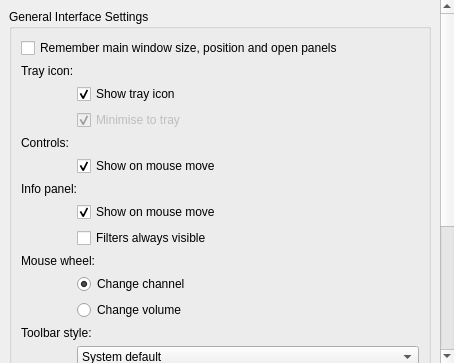
<?xml version="1.0" encoding="UTF-8"?>
<ui version="4.0">
 <class>SettingsUi</class>
 <widget class="QWidget" name="SettingsUi">
  <property name="geometry">
   <rect>
    <x>0</x>
    <y>0</y>
    <width>454</width>
    <height>363</height>
   </rect>
  </property>
  <property name="windowIcon">
   <iconset theme="preferences-desktop">
    <normaloff/>
   </iconset>
  </property>
  <layout class="QVBoxLayout" name="verticalLayout">
   <property name="margin">
    <number>0</number>
   </property>
   <item>
    <widget class="QScrollArea" name="scrollArea">
     <property name="frameShape">
      <enum>QFrame::NoFrame</enum>
     </property>
     <property name="widgetResizable">
      <bool>true</bool>
     </property>
     <widget class="QWidget" name="scrollAreaWidgetContents">
      <property name="geometry">
       <rect>
        <x>0</x>
        <y>-177</y>
        <width>437</width>
        <height>561</height>
       </rect>
      </property>
      <layout class="QVBoxLayout" name="verticalLayout_2">
       <item>
        <widget class="QGroupBox" name="groupGeneral">
         <property name="title">
          <string>General Interface Settings</string>
         </property>
         <layout class="QGridLayout" name="layoutMainGuiBox">
          <item row="5" column="0">
           <widget class="QLabel" name="spacer">
            <property name="minimumSize">
             <size>
              <width>50</width>
              <height>0</height>
             </size>
            </property>
            <property name="maximumSize">
             <size>
              <width>50</width>
              <height>16777215</height>
             </size>
            </property>
            <property name="text">
             <string/>
            </property>
           </widget>
          </item>
          <item row="8" column="1" colspan="2">
           <widget class="QCheckBox" name="checkOsd">
            <property name="text">
             <string>Show on mouse move</string>
            </property>
            <property name="checked">
             <bool>true</bool>
            </property>
           </widget>
          </item>
          <item row="13" column="0" colspan="3">
           <widget class="QLabel" name="labelMouseWheel">
            <property name="text">
             <string>Mouse wheel:</string>
            </property>
           </widget>
          </item>
          <item row="16" column="0" colspan="3">
           <widget class="QLabel" name="labelToolbarStyle">
            <property name="text">
             <string>Toolbar style:</string>
            </property>
           </widget>
          </item>
          <item row="6" column="1" colspan="2">
           <widget class="QCheckBox" name="checkTrayHide">
            <property name="enabled">
             <bool>false</bool>
            </property>
            <property name="text">
             <string>Minimise to tray</string>
            </property>
            <property name="checked">
             <bool>true</bool>
            </property>
           </widget>
          </item>
          <item row="14" column="1" colspan="2">
           <widget class="QRadioButton" name="radioWheelChannel">
            <property name="text">
             <string>Change channel</string>
            </property>
            <property name="checked">
             <bool>true</bool>
            </property>
           </widget>
          </item>
          <item row="15" column="1" colspan="2">
           <widget class="QRadioButton" name="radioWheelVolume">
            <property name="text">
             <string>Change volume</string>
            </property>
           </widget>
          </item>
          <item row="1" column="0" colspan="3">
           <widget class="QLabel" name="labelTray">
            <property name="text">
             <string>Tray icon:</string>
            </property>
           </widget>
          </item>
          <item row="9" column="0" colspan="3">
           <widget class="QLabel" name="labelInfo">
            <property name="text">
             <string>Info panel:</string>
            </property>
           </widget>
          </item>
          <item row="17" column="1" colspan="2">
           <widget class="QComboBox" name="comboToolbarLook">
            <property name="currentIndex">
             <number>4</number>
            </property>
            <item>
             <property name="text">
              <string>Icon only</string>
             </property>
            </item>
            <item>
             <property name="text">
              <string>Text only</string>
             </property>
            </item>
            <item>
             <property name="text">
              <string>Text beside icon</string>
             </property>
            </item>
            <item>
             <property name="text">
              <string>Text under icon</string>
             </property>
            </item>
            <item>
             <property name="text">
              <string>System default</string>
             </property>
            </item>
           </widget>
          </item>
          <item row="7" column="0" colspan="3">
           <widget class="QLabel" name="labelOsdControls">
            <property name="text">
             <string>Controls:</string>
            </property>
           </widget>
          </item>
          <item row="11" column="1" colspan="2">
           <widget class="QCheckBox" name="checkInfo">
            <property name="text">
             <string>Show on mouse move</string>
            </property>
            <property name="checked">
             <bool>true</bool>
            </property>
           </widget>
          </item>
          <item row="0" column="0" colspan="3">
           <widget class="QCheckBox" name="checkRememberSize">
            <property name="text">
             <string>Remember main window size, position and open panels</string>
            </property>
           </widget>
          </item>
          <item row="5" column="1" colspan="2">
           <widget class="QCheckBox" name="checkTray">
            <property name="text">
             <string>Show tray icon</string>
            </property>
            <property name="checked">
             <bool>true</bool>
            </property>
           </widget>
          </item>
          <item row="12" column="1" colspan="2">
           <widget class="QCheckBox" name="checkFilter">
            <property name="text">
             <string>Filters always visible</string>
            </property>
           </widget>
          </item>
         </layout>
        </widget>
       </item>
       <item>
        <widget class="QGroupBox" name="groupIcons">
         <property name="title">
          <string>Icon theme</string>
         </property>
         <layout class="QVBoxLayout" name="verticalLayout_3">
          <item>
           <widget class="QComboBox" name="comboIcons">
            <item>
             <property name="text">
              <string>Tano default</string>
             </property>
            </item>
            <item>
             <property name="text">
              <string>Desktop theme</string>
             </property>
            </item>
           </widget>
          </item>
          <item>
           <widget class="QLabel" name="label">
            <property name="text">
             <string>&lt;i&gt;This option requires restart.&lt;/i&gt;</string>
            </property>
           </widget>
          </item>
         </layout>
        </widget>
       </item>
       <item>
        <widget class="QGroupBox" name="startupGuiBox">
         <property name="title">
          <string>Default options for startup</string>
         </property>
         <layout class="QVBoxLayout" name="layoutStartupGuiBox">
          <item>
           <widget class="QCheckBox" name="checkLite">
            <property name="text">
             <string>Simple mode</string>
            </property>
           </widget>
          </item>
          <item>
           <widget class="QCheckBox" name="checkTop">
            <property name="text">
             <string>Always on top</string>
            </property>
           </widget>
          </item>
         </layout>
        </widget>
       </item>
       <item>
        <spacer name="verticalSpacer">
         <property name="orientation">
          <enum>Qt::Vertical</enum>
         </property>
         <property name="sizeHint" stdset="0">
          <size>
           <width>0</width>
           <height>34</height>
          </size>
         </property>
        </spacer>
       </item>
      </layout>
     </widget>
    </widget>
   </item>
  </layout>
 </widget>
 <resources/>
 <connections>
  <connection>
   <sender>checkTray</sender>
   <signal>toggled(bool)</signal>
   <receiver>checkTrayHide</receiver>
   <slot>setEnabled(bool)</slot>
   <hints>
    <hint type="sourcelabel">
     <x>87</x>
     <y>83</y>
    </hint>
    <hint type="destinationlabel">
     <x>96</x>
     <y>103</y>
    </hint>
   </hints>
  </connection>
 </connections>
</ui>
